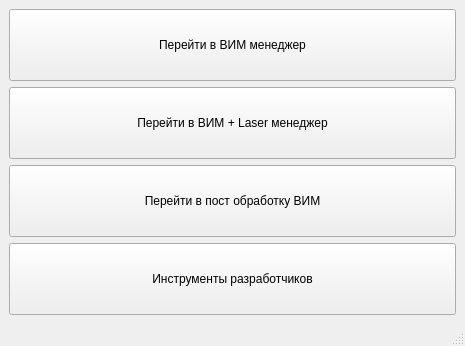
<?xml version="1.0" encoding="UTF-8"?>
<ui version="4.0">
 <class>MainWindow</class>
 <widget class="QMainWindow" name="MainWindow">
  <property name="geometry">
   <rect>
    <x>0</x>
    <y>0</y>
    <width>465</width>
    <height>346</height>
   </rect>
  </property>
  <property name="windowTitle">
   <string>Главное меню ВИМ</string>
  </property>
  <property name="windowIcon">
   <iconset resource="../resource.qrc">
    <normaloff>:/resource/resource/moncenter_logo.png</normaloff>:/resource/resource/moncenter_logo.png</iconset>
  </property>
  <widget class="QWidget" name="centralwidget">
   <layout class="QVBoxLayout" name="verticalLayout">
    <item>
     <widget class="QPushButton" name="pushButton_vim">
      <property name="sizePolicy">
       <sizepolicy hsizetype="Expanding" vsizetype="Expanding">
        <horstretch>0</horstretch>
        <verstretch>0</verstretch>
       </sizepolicy>
      </property>
      <property name="text">
       <string>Перейти в ВИМ менеджер</string>
      </property>
      <property name="icon">
       <iconset resource="../resource.qrc">
        <normaloff>:/resource/resource/esp32.png</normaloff>:/resource/resource/esp32.png</iconset>
      </property>
      <property name="iconSize">
       <size>
        <width>100</width>
        <height>100</height>
       </size>
      </property>
     </widget>
    </item>
    <item>
     <widget class="QPushButton" name="pushButton_laser_and_vim">
      <property name="sizePolicy">
       <sizepolicy hsizetype="Expanding" vsizetype="Expanding">
        <horstretch>0</horstretch>
        <verstretch>0</verstretch>
       </sizepolicy>
      </property>
      <property name="text">
       <string>Перейти в ВИМ + Laser менеджер</string>
      </property>
      <property name="icon">
       <iconset resource="../resource.qrc">
        <normaloff>:/resource/resource/esp32_esp32.png</normaloff>:/resource/resource/esp32_esp32.png</iconset>
      </property>
      <property name="iconSize">
       <size>
        <width>100</width>
        <height>100</height>
       </size>
      </property>
     </widget>
    </item>
    <item>
     <widget class="QPushButton" name="pushButton_post_processing">
      <property name="sizePolicy">
       <sizepolicy hsizetype="Expanding" vsizetype="Expanding">
        <horstretch>0</horstretch>
        <verstretch>0</verstretch>
       </sizepolicy>
      </property>
      <property name="text">
       <string>Перейти в пост обработку ВИМ</string>
      </property>
      <property name="icon">
       <iconset resource="../resource.qrc">
        <normaloff>:/resource/resource/post_processing.png</normaloff>:/resource/resource/post_processing.png</iconset>
      </property>
      <property name="iconSize">
       <size>
        <width>100</width>
        <height>100</height>
       </size>
      </property>
     </widget>
    </item>
    <item>
     <widget class="QPushButton" name="pushButton_develop_tool">
      <property name="sizePolicy">
       <sizepolicy hsizetype="Expanding" vsizetype="Expanding">
        <horstretch>0</horstretch>
        <verstretch>0</verstretch>
       </sizepolicy>
      </property>
      <property name="text">
       <string>Инструменты разработчиков</string>
      </property>
      <property name="iconSize">
       <size>
        <width>100</width>
        <height>100</height>
       </size>
      </property>
     </widget>
    </item>
   </layout>
  </widget>
  <widget class="QMenuBar" name="menubar">
   <property name="geometry">
    <rect>
     <x>0</x>
     <y>0</y>
     <width>465</width>
     <height>18</height>
    </rect>
   </property>
  </widget>
  <widget class="QStatusBar" name="statusbar"/>
 </widget>
 <resources>
  <include location="../resource.qrc"/>
 </resources>
 <connections/>
</ui>
